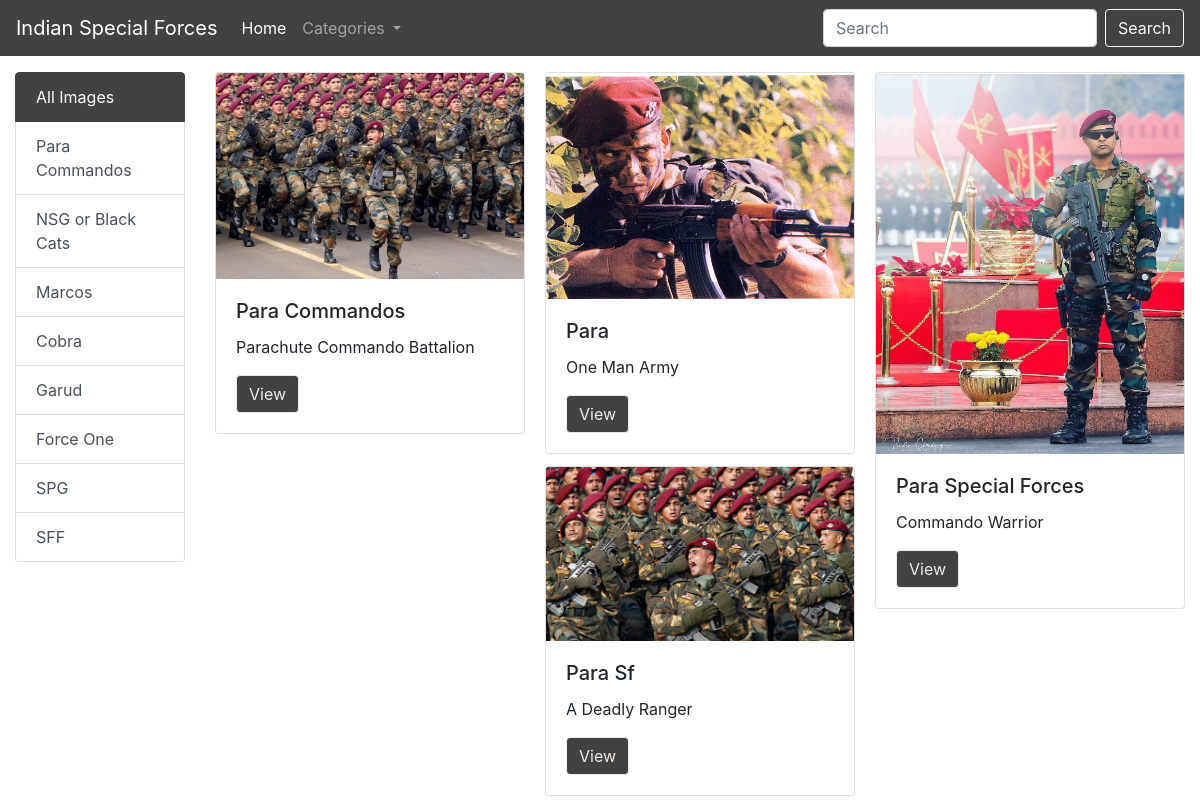
Page /category/7/ on the committed database.
### myapp/models.py (models this page shows, shortened)
class Category(models.Model):
    title = models.CharField(max_length=100)

class Image(models.Model):
    title = models.CharField(max_length=200)
    description = models.TextField()
    image = models.ImageField(upload_to='image')
    added_date = models.DateTimeField()
    cat = models.ForeignKey(Category, on_delete=models.CASCADE)

### imagebazar/views.py (the view)
# urls.py: path('category/<int:cid>/', show_category_page),
def show_category_page(request, cid):
    print(cid)
    cats = Category.objects.all()
    category = Category.objects.get(pk=cid)
    images = Image.objects.filter(cat=category)
    data = {'images': images, 'cats': cats}
    return render(request,"home.html",data)

### templates/home.html (shortened to what this page needs)
<!doctype html>
<html lang="en">
  <head>
    <link rel="stylesheet" href="https://stackpath.bootstrapcdn.com/bootstrap/4.4.1/css/bootstrap.min.css">
  </head>
  {%include 'navbar.html' %}
<div class="container-fluid">
 <div class="row">
  <div class="col-md-2">
      <div class="list-group mt-3">
          <a href="/home" class="list-group-item list-group-item-action active">
            All Images
          </a>
            {% for c in cats %}
            <a href="/category/{{c.pk}}" class="list-group-item list-group-item-action">{{c.title}}</a>
            {% endfor %}
      </div>
  </div>
  <div class="col-md-10">
      <div class="row mt-3">
          <div class="col-md-12">
              <div class="card-columns">
                 {% for i in images %}
                  <div class="card" >
                      <img class="card-img-top" src="/media/{{i.image}}" alt="Card image cap">
                      <div class="card-body">
                          <h5 class="card-title">{{i.title}}</h5>
                             <p class="card-text">{{i.description}}</p>
                                 <a href="#" class="btn btn-primary" onclick="showModelwithImage('{{i.image}}')">View</a>
                      </div>
                  </div>
                  {% endfor %}
              </div>
          </div>
      </div>
  </div>
 </div>
 </div>
  </body>
</html>

### templates/home.html (style rules this page uses)
.list-group-item.active { background:#424242!important; border-color:#424242!important; }
.btn-primary { color: #efebe9; background-color: #424242; border-color: #efebe9; }

### rows in the picture
Category: title "Para Commandos"
Category: title "NSG or Black Cats"
Category: title "Marcos"
Category: title "Cobra"
Category: title "Garud"
Category: title "Force One"
Category: title "SPG"
Category: title "SFF"
Image: image (picture), title "Para Commandos", description "Parachute Commando Battalion"
Image: image (picture), title "Para", description "One Man Army"
Image: image (picture), title "Para Sf", description "A Deadly Ranger"
Image: image (picture), title "Para Special Forces", description "Commando Warrior"
